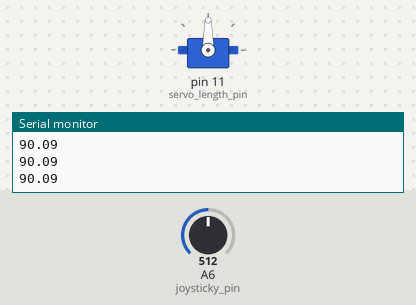
Recording of a sketch running on a simulated Arduino Nano, built with avr-gcc and run on an emulated ATmega328P. Shown: servo, the last lines printed to the serial monitor. The test bench sets the inputs (shaded band); at power-on: A6 (joysticky_pin) = 512.

Above: at 1.2 s.
1.3 s: A6 (joysticky_pin) set to 716
At 2.1 s:
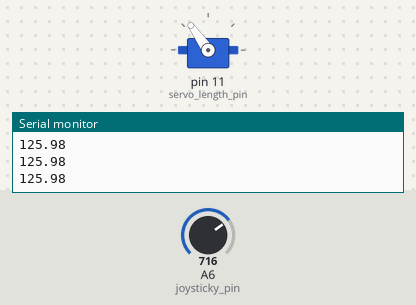
2.8 s: A6 (joysticky_pin) set to 900
At 3.2 s:
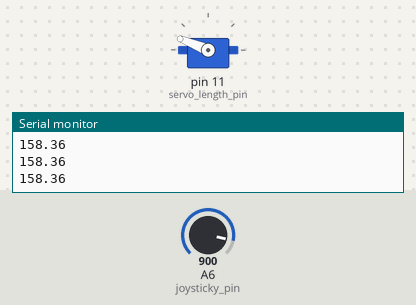
4.3 s: A6 (joysticky_pin) set to 1023
At 5.5 s:
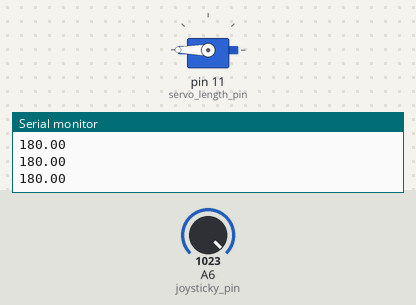
5.8 s: A6 (joysticky_pin) set to 306
At 6.7 s:
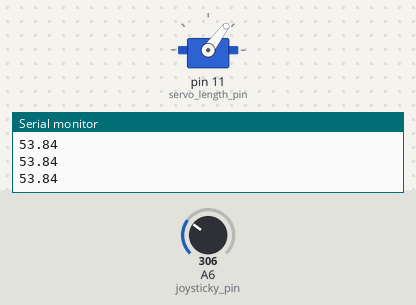
7.3 s: A6 (joysticky_pin) set to 122
At 8.0 s:
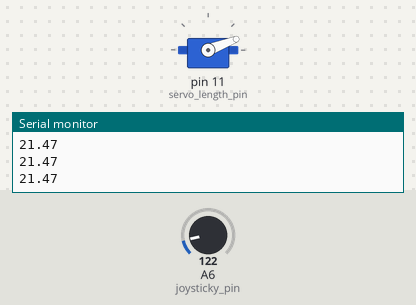
8.8 s: A6 (joysticky_pin) set to 0
At 10.1 s:
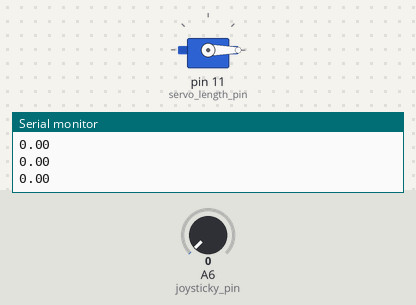
Timing chart, 0 to 11.3 s (numbered marks = the images above; inputs shaded):
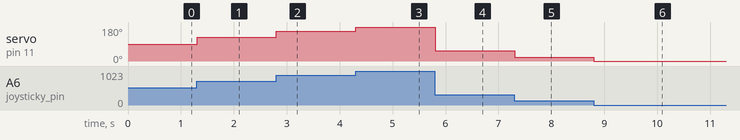

Measured:
- after the input at 1.3 s, servo on pin 11 (servo_length_pin): 90° → 125° at once
- after the input at 2.8 s, servo on pin 11 (servo_length_pin): 125° → 158° at once
- after the input at 4.3 s, servo on pin 11 (servo_length_pin): 158° → 180° at once
- after the input at 5.8 s, servo on pin 11 (servo_length_pin): 180° → 53° at once
- after the input at 7.3 s, servo on pin 11 (servo_length_pin): 53° → 21° at once
- after the input at 8.8 s, servo on pin 11 (servo_length_pin): 21° → 0° at once

The sketch:

robotic_arm_code_length_.ino
```cpp
#include <VarSpeedServo.h>

int joysticky_pin=A6;
float joysticky_val;
VarSpeedServo servo_length;
int servo_length_pin=11;
float servo_length_val;
int speed=40;

void setup() {
  // put your setup code here, to run once:
  Serial.begin(9600);
  pinMode(joysticky_pin, INPUT);
  servo_length.attach(servo_length_pin);
}

void loop() {
  // put your main code here, to run repeatedly:
  joysticky_val=analogRead(joysticky_pin);
  servo_length_val=(180./1023)*joysticky_val;
  Serial.println(servo_length_val);
  servo_length.write(servo_length_val);
  delay(10);
}
```
